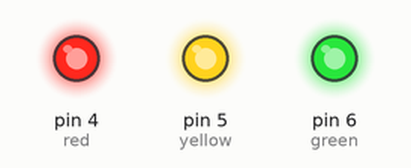
Recording of a sketch running on a simulated Arduino Uno, built with avr-gcc and run on an emulated ATmega328P. On the bench: output pins drawn as LEDs (lit = HIGH).

Above: at 0.02 s.
At 2.87 s:
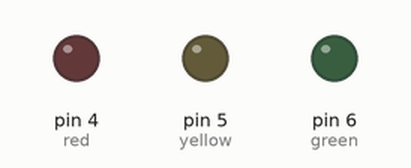
Timing chart, 0 to 3.2 s (numbered marks = the images above):
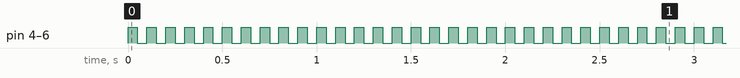

Measured:
- by itself, pin 4 (red), pin 5 (yellow), pin 6 (green): alternates HIGH for 0.05 s and LOW for 0.05 s

The sketch:

ARDUINO_CRASH_COURSE.ino
```cpp
int red = 4;
int yellow = 5;
int green = 6;

int milli = 50;


void setup() {
  pinMode(red, OUTPUT);
  pinMode(yellow, OUTPUT);
  pinMode(green, OUTPUT);

}

void loop() {

  //
  digitalWrite(red, HIGH);
  digitalWrite(yellow, HIGH);
  digitalWrite(green, HIGH); // turn the LED on (HIGH is the voltage level)
  delay(milli);               // wait for a second
  digitalWrite(red, LOW);
  digitalWrite(yellow, LOW);
  digitalWrite(green, LOW); // turn the LED off by making the voltage LOW
  delay(milli);               // wait for a second
  // wait for a second
}
```
